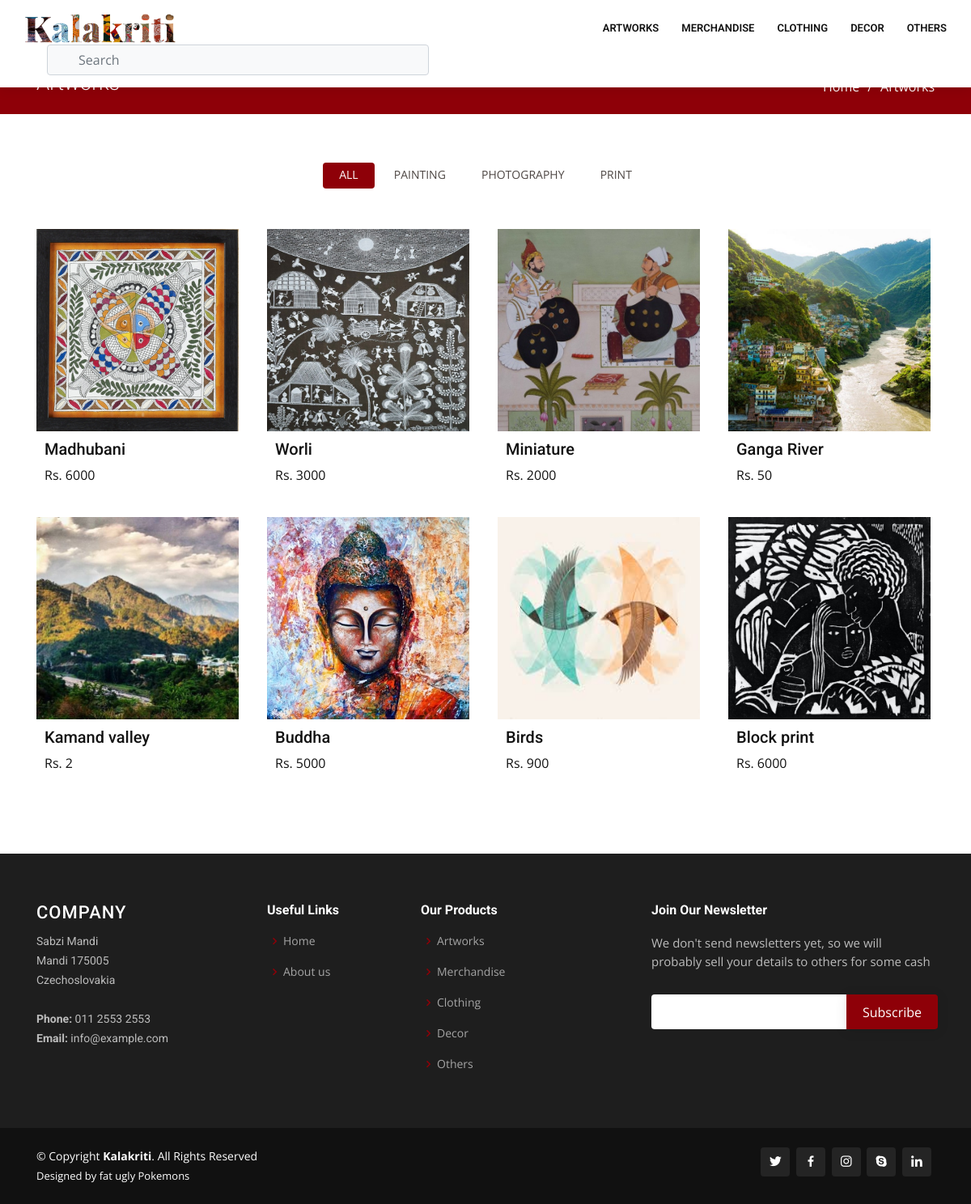
Before: /artworks with the older database file.
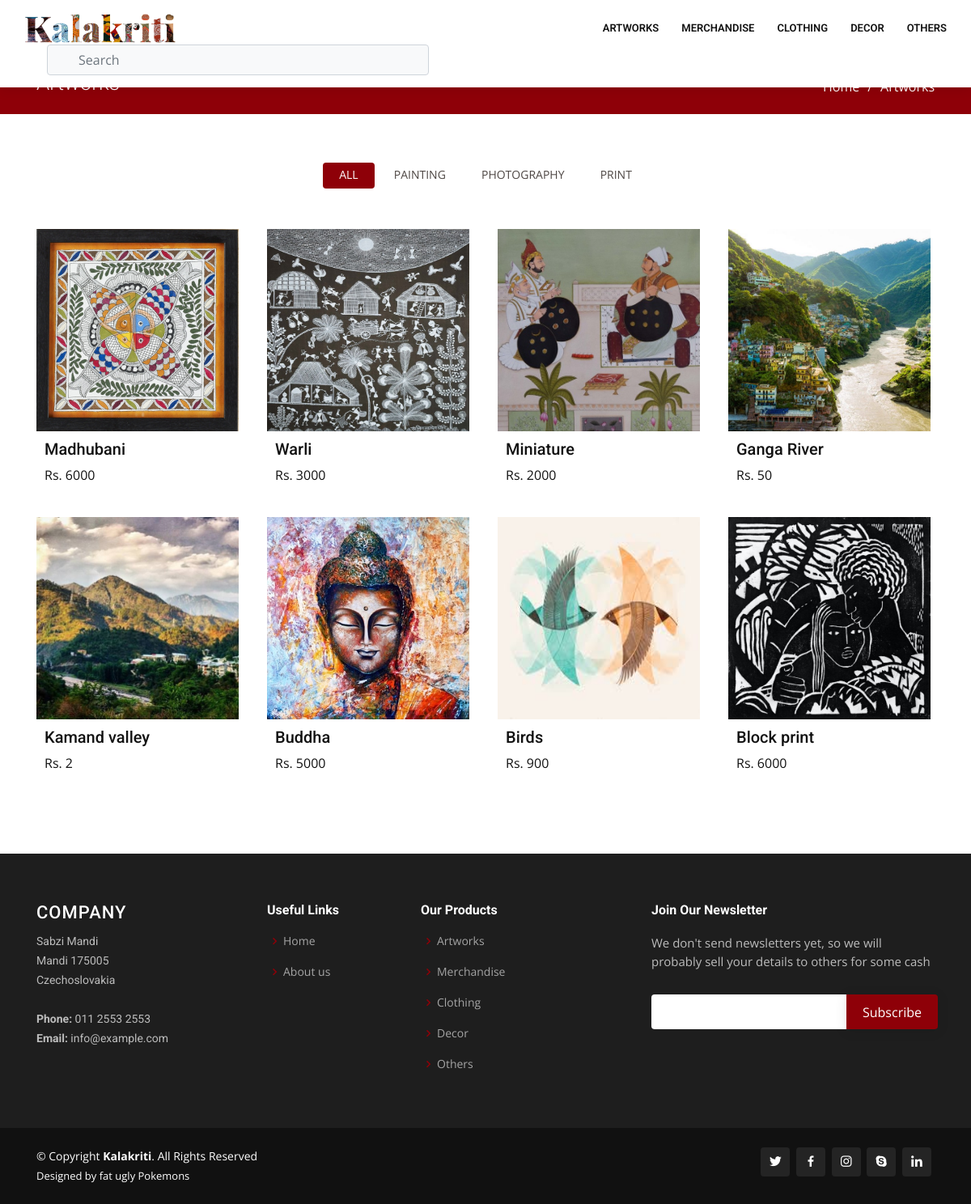
After: the same page with the newer database file.
### app.py (models this page shows, shortened)
class Item(db.Model):
    id = db.Column(db.Integer, primary_key=True)
    title = db.Column(db.String(100), nullable=False)
    seller = db.Column(db.String(100), nullable=False)
    sellerEmail = db.Column(db.String(100), nullable=True)
    sellerPhone = db.Column(db.String(15), nullable=False)
    price = db.Column(db.Integer, nullable=False)
    details = db.Column(db.String(500), nullable=True)

### app.py (the view)
@app.route('/<section>')
def products(section):
    allFilters = allSections.get(section)
    items = []
    for f in allFilters or []:
        for rel in Itembox.query.filter_by(filterName=f).all():
            item = Item.query.get(rel.itemId)
            item.filter = f
            items.append(item)
    content = {
        'section': section,
        'allFilters': allFilters,
        'filter': request.args.get('filter'),
        'items': items
    }
    return render_template('products.html', **content)

### templates/products.html (shortened to what this page needs)
{% extends "base.html" %}
{% block content %}
  <main id="main">
    <section id="breadcrumbs" class="breadcrumbs">
      <div class="container">
        <div class="d-flex justify-content-between align-items-center">
          <h2>{{ section.capitalize() }}</h2>
          <ol>
            <li><a href="{{ url_for('index') }}">Home</a></li>
            <li>{{ section.capitalize() }}</li>
          </ol>
        </div>
      </div>
    </section>
    <section id="portfolio" class="portfolio">
      <div class="container">
        <div class="row">
          <div class="col-lg-12 d-flex justify-content-center">
            <ul id="portfolio-flters">
              {% if filter is none %}
                <li data-filter="*" class="filter-active">All</li>
              {% else %}
                <li data-filter="*">All</li>
              {% endif %}
              {% for ele in allFilters %}
                {% set words = ele.split(' ') %}
                {% if ele == filter %}
                <li data-filter=".filter-{{ words|join('-') }}" class="filter-active">{{ ele }}</li>
                {% else %}
                <li data-filter=".filter-{{ words|join('-') }}">{{ ele }}</li>
                {% endif %}
              {% endfor %}
            </ul>
          </div>
        </div>
        <div class="row portfolio-container">
          {% for item in items %}
          {% set words = item.filter.split(' ') %}
          <div class="col-lg-3 col-md-6 portfolio-item filter-{{ words|join('-') }}" id="{{ item.id }}">
            <div class="portfolio-noname">
              <div style="position: relative;">
                <a href="{{ url_for('item_details', id=item.id, section=section) }}">
                  <img src="{{ url_for('static', filename='img/items/' + item.id|string + '.jpg') }}" class="img-fluid k-pimg">
                </a>
              </div>
              <a href="{{ url_for('item_details', id=item.id, section=section) }}">
                <div class="portfolio-infomore">
                  <h5>{{ item.title }}</h5>
                  <p class="k-price">Rs. {{ item.price }}</p>
                </div>
              </a>
            </div>
          </div>
          {% endfor %}
        </div>
      </div>
    </section>
  </main>
{% endblock %}

### templates/base.html (shortened to what this page needs)
<!DOCTYPE html>
<html lang="en">
<head>
  <link href="{{ url_for('static', filename='vendor/bootstrap/css/bootstrap.min.css') }}" rel="stylesheet">
  <link href="{{ url_for('static', filename='vendor/icofont/icofont.min.css') }}" rel="stylesheet">
  <link href="{{ url_for('static', filename='vendor/boxicons/css/boxicons.min.css') }}" rel="stylesheet">
  <link href="{{ url_for('static', filename='vendor/animate.css/animate.min.css') }}" rel="stylesheet">
  <link href="{{ url_for('static', filename='vendor/venobox/venobox.css') }}" rel="stylesheet">
  <link href="{{ url_for('static', filename='vendor/owl.carousel/assets/owl.carousel.min.css') }}" rel="stylesheet">
  <link href="{{ url_for('static', filename='vendor/aos/aos.css') }}" rel="stylesheet">
  <link href="{{ url_for('static', filename='vendor/remixicon/remixicon.css') }}" rel="stylesheet">
  <link href="{{ url_for('static', filename='css/style.css') }}" rel="stylesheet">
</head>
<body>
  <header id="header" class="fixed-top">
    <div class="k-map d-flex align-items-center navbar">
      <a href="{{ url_for('index') }}" class="logo"><img src="{{ url_for('static', filename='img/kalakriti.png') }}" alt="" class="img-fluid"></a>
      <nav class="nav-menu d-none d-lg-block">
        <ul>
          <li class="drop-down"><a href="{{ url_for('products', section='artworks') }}">Artworks</a>
          </li>
          <li class="drop-down"><a href="{{ url_for('products', section='merchandise') }}">Merchandise</a>
          </li>
          <li class="drop-down"><a href="{{ url_for('products', section='clothing') }}">Clothing</a>
          </li>
          <li class="drop-down"><a href="{{ url_for('products', section='decor') }}">Decor</a>
          </li>
          <li class="drop-down"><a href="{{ url_for('products', section='others') }}">Others</a>
          </li>
        </ul>
      </nav>
      <div class="has-search" style="width: 500px; padding-left: 28px;">
        <input type="text" class="form-control bg-light" placeholder="Search">
      </div>
      <nav class="nav-menu d-none d-lg-block k-lastnav">
        <ul>
          <li class="drop-down k-navicon"><i class="icofont-user"></i>
          </li>
          <li class="k-navicon"><a href="">
            <i class="icofont-shopping-cart"></i>
          </a></li>
        </ul>
      </nav>
    </div>
  </header>
  {% block content %}
  {% endblock %}
  <footer id="footer">
    <div class="footer-top">
      <div class="container">
        <div class="row">
          <div class="col-lg-3 col-md-6 footer-contact">
            <h3>Company</h3>
            <p>
              Sabzi Mandi<br>
              Mandi 175005<br>
              Czechoslovakia<br><br>
              <strong>Phone:</strong> 011 2553 2553<br>
              <strong>Email:</strong> info@example.com<br>
            </p>
          </div>
          <div class="col-lg-2 col-md-6 footer-links">
            <h4>Useful Links</h4>
            <ul>
              <li><i class="bx bx-chevron-right"></i> <a href="{{ url_for('index') }}">Home</a></li>
              <li><i class="bx bx-chevron-right"></i> <a href="">About us</a></li>
            </ul>
          </div>
          <div class="col-lg-3 col-md-6 footer-links">
            <h4>Our Products</h4>
            <ul>
              <li><i class="bx bx-chevron-right"></i> <a href="{{ url_for('products', section='artworks') }}">Artworks</a></li>
              <li><i class="bx bx-chevron-right"></i> <a href="{{ url_for('products', section='merchandise') }}">Merchandise</a></li>
              <li><i class="bx bx-chevron-right"></i> <a href="{{ url_for('products', section='clothing') }}">Clothing</a></li>
              <li><i class="bx bx-chevron-right"></i> <a href="{{ url_for('products', section='decor') }}">Decor</a></li>
              <li><i class="bx bx-chevron-right"></i> <a href="{{ url_for('products', section='others') }}">Others</a></li>
            </ul>
          </div>
          <div class="col-lg-4 col-md-6 footer-newsletter">
            <h4>Join Our Newsletter</h4>
            <p>We don't send newsletters yet, so we will probably sell your details to others for some cash</p>
            <form action="" method="post">
              <input type="email" name="email"><input type="submit" value="Subscribe">
            </form>
          </div>
        </div>
      </div>
    </div>
    <div class="container d-md-flex py-4">
      <div class="mr-md-auto text-center text-md-left">
        <div class="copyright">
          &copy; Copyright <strong><span>Kalakriti</span></strong>. All Rights Reserved
        </div>
        <div class="credits">
          Designed by fat ugly Pokemons
        </div>
      </div>
      <div class="social-links text-center text-md-right pt-3 pt-md-0">
        <a href="" class="twitter"><i class="bx bxl-twitter"></i></a>
        <a href="" class="facebook"><i class="bx bxl-facebook"></i></a>
        <a href="" class="instagram"><i class="bx bxl-instagram"></i></a>
        <a href="" class="google-plus"><i class="bx bxl-skype"></i></a>
        <a href="" class="linkedin"><i class="bx bxl-linkedin"></i></a>
      </div>
    </div>
  </footer>
</body>
</html>

Changed rows visible on the page:
changed Item: title "Worli" → "Warli"
